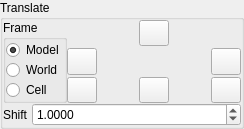
            <widget class="QGroupBox" name="TranslateGroup" >
             <property name="sizePolicy" >
              <sizepolicy>
               <hsizetype>1</hsizetype>
               <vsizetype>1</vsizetype>
               <horstretch>0</horstretch>
               <verstretch>0</verstretch>
              </sizepolicy>
             </property>
             <property name="title" >
              <string>Translate</string>
             </property>
             <layout class="QVBoxLayout" >
              <property name="margin" >
               <number>0</number>
              </property>
              <property name="spacing" >
               <number>0</number>
              </property>
              <item>
               <layout class="QHBoxLayout" >
                <property name="margin" >
                 <number>0</number>
                </property>
                <property name="spacing" >
                 <number>0</number>
                </property>
                <item>
                 <widget class="QGroupBox" name="TranslateFrameGroup" >
                  <property name="sizePolicy" >
                   <sizepolicy>
                    <hsizetype>7</hsizetype>
                    <vsizetype>0</vsizetype>
                    <horstretch>0</horstretch>
                    <verstretch>0</verstretch>
                   </sizepolicy>
                  </property>
                  <property name="title" >
                   <string>Frame</string>
                  </property>
                  <layout class="QVBoxLayout" >
                   <property name="margin" >
                    <number>0</number>
                   </property>
                   <property name="spacing" >
                    <number>0</number>
                   </property>
                   <item>
                    <widget class="QRadioButton" name="TranslateModelFrameRadio" >
                     <property name="sizePolicy" >
                      <sizepolicy>
                       <hsizetype>0</hsizetype>
                       <vsizetype>0</vsizetype>
                       <horstretch>0</horstretch>
                       <verstretch>0</verstretch>
                      </sizepolicy>
                     </property>
                     <property name="text" >
                      <string>Model</string>
                     </property>
                     <property name="checked" >
                      <bool>true</bool>
                     </property>
                    </widget>
                   </item>
                   <item>
                    <widget class="QRadioButton" name="TranslateWorldFrameRadio" >
                     <property name="sizePolicy" >
                      <sizepolicy>
                       <hsizetype>0</hsizetype>
                       <vsizetype>0</vsizetype>
                       <horstretch>0</horstretch>
                       <verstretch>0</verstretch>
                      </sizepolicy>
                     </property>
                     <property name="text" >
                      <string>World</string>
                     </property>
                    </widget>
                   </item>
                   <item>
                    <widget class="QRadioButton" name="TranslateCellFrameRadio" >
                     <property name="sizePolicy" >
                      <sizepolicy>
                       <hsizetype>0</hsizetype>
                       <vsizetype>0</vsizetype>
                       <horstretch>0</horstretch>
                       <verstretch>0</verstretch>
                      </sizepolicy>
                     </property>
                     <property name="text" >
                      <string>Cell</string>
                     </property>
                    </widget>
                   </item>
                  </layout>
                 </widget>
                </item>
                <item>
                 <layout class="QVBoxLayout" >
                  <property name="margin" >
                   <number>0</number>
                  </property>
                  <property name="spacing" >
                   <number>2</number>
                  </property>
                  <item>
                   <layout class="QHBoxLayout" >
                    <property name="margin" >
                     <number>0</number>
                    </property>
                    <property name="spacing" >
                     <number>2</number>
                    </property>
                    <item>
                     <spacer>
                      <property name="orientation" >
                       <enum>Qt::Horizontal</enum>
                      </property>
                      <property name="sizeType" >
                       <enum>QSizePolicy::Expanding</enum>
                      </property>
                      <property name="sizeHint" >
                       <size>
                        <width>8</width>
                        <height>20</height>
                       </size>
                      </property>
                     </spacer>
                    </item>
                    <item>
                     <widget class="QPushButton" name="TranslatePosYButton" >
                      <property name="maximumSize" >
                       <size>
                        <width>30</width>
                        <height>30</height>
                       </size>
                      </property>
                      <property name="text" >
                       <string/>
                      </property>
                      <property name="icon" >
                       <iconset resource="icons.qrc" >:/arrows/icons/arrow_up.svg</iconset>
                      </property>
                     </widget>
                    </item>
                    <item>
                     <spacer>
                      <property name="orientation" >
                       <enum>Qt::Horizontal</enum>
                      </property>
                      <property name="sizeType" >
                       <enum>QSizePolicy::Expanding</enum>
                      </property>
                      <property name="sizeHint" >
                       <size>
                        <width>21</width>
                        <height>20</height>
                       </size>
                      </property>
                     </spacer>
                    </item>
                   </layout>
                  </item>
                  <item>
                   <layout class="QHBoxLayout" >
                    <property name="margin" >
                     <number>0</number>
                    </property>
                    <property name="spacing" >
                     <number>2</number>
                    </property>
                    <item>
                     <widget class="QPushButton" name="TranslateNegXButton" >
                      <property name="maximumSize" >
                       <size>
                        <width>30</width>
                        <height>30</height>
                       </size>
                      </property>
                      <property name="text" >
                       <string/>
                      </property>
                      <property name="icon" >
                       <iconset resource="icons.qrc" >:/arrows/icons/arrow_left.svg</iconset>
                      </property>
                     </widget>
                    </item>
                    <item>
                     <spacer>
                      <property name="orientation" >
                       <enum>Qt::Horizontal</enum>
                      </property>
                      <property name="sizeHint" >
                       <size>
                        <width>40</width>
                        <height>20</height>
                       </size>
                      </property>
                     </spacer>
                    </item>
                    <item>
                     <widget class="QPushButton" name="TranslatePosXButton" >
                      <property name="maximumSize" >
                       <size>
                        <width>30</width>
                        <height>30</height>
                       </size>
                      </property>
                      <property name="text" >
                       <string/>
                      </property>
                      <property name="icon" >
                       <iconset resource="icons.qrc" >:/arrows/icons/arrow_right.svg</iconset>
                      </property>
                     </widget>
                    </item>
                   </layout>
                  </item>
                  <item>
                   <layout class="QHBoxLayout" >
                    <property name="margin" >
                     <number>0</number>
                    </property>
                    <property name="spacing" >
                     <number>2</number>
                    </property>
                    <item>
                     <widget class="QPushButton" name="TranslateNegZButton" >
                      <property name="maximumSize" >
                       <size>
                        <width>30</width>
                        <height>30</height>
                       </size>
                      </property>
                      <property name="text" >
                       <string/>
                      </property>
                      <property name="icon" >
                       <iconset resource="icons.qrc" >:/arrows/icons/arrow_in.svg</iconset>
                      </property>
                     </widget>
                    </item>
                    <item>
                     <spacer>
                      <property name="orientation" >
                       <enum>Qt::Horizontal</enum>
                      </property>
                      <property name="sizeHint" >
                       <size>
                        <width>40</width>
                        <height>20</height>
                       </size>
                      </property>
                     </spacer>
                    </item>
                    <item>
                     <widget class="QPushButton" name="TranslateNegYButton" >
                      <property name="maximumSize" >
                       <size>
                        <width>30</width>
                        <height>30</height>
                       </size>
                      </property>
                      <property name="text" >
                       <string/>
                      </property>
                      <property name="icon" >
                       <iconset resource="icons.qrc" >:/arrows/icons/arrow_down.svg</iconset>
                      </property>
                     </widget>
                    </item>
                    <item>
                     <spacer>
                      <property name="orientation" >
                       <enum>Qt::Horizontal</enum>
                      </property>
                      <property name="sizeHint" >
                       <size>
                        <width>40</width>
                        <height>20</height>
                       </size>
                      </property>
                     </spacer>
                    </item>
                    <item>
                     <widget class="QPushButton" name="TranslatePosZButton" >
                      <property name="maximumSize" >
                       <size>
                        <width>30</width>
                        <height>30</height>
                       </size>
                      </property>
                      <property name="text" >
                       <string/>
                      </property>
                      <property name="icon" >
                       <iconset resource="icons.qrc" >:/arrows/icons/arrow_out.svg</iconset>
                      </property>
                     </widget>
                    </item>
                   </layout>
                  </item>
                 </layout>
                </item>
               </layout>
              </item>
              <item>
               <layout class="QHBoxLayout" >
                <property name="margin" >
                 <number>0</number>
                </property>
                <property name="spacing" >
                 <number>4</number>
                </property>
                <item>
                 <widget class="QLabel" name="label_7" >
                  <property name="sizePolicy" >
                   <sizepolicy>
                    <hsizetype>1</hsizetype>
                    <vsizetype>5</vsizetype>
                    <horstretch>0</horstretch>
                    <verstretch>0</verstretch>
                   </sizepolicy>
                  </property>
                  <property name="text" >
                   <string>Shift</string>
                  </property>
                  <property name="buddy" >
                   <cstring>TranslateShiftSpin</cstring>
                  </property>
                 </widget>
                </item>
                <item>
                 <widget class="QDoubleSpinBox" name="TranslateShiftSpin" >
                  <property name="sizePolicy" >
                   <sizepolicy>
                    <hsizetype>7</hsizetype>
                    <vsizetype>0</vsizetype>
                    <horstretch>0</horstretch>
                    <verstretch>0</verstretch>
                   </sizepolicy>
                  </property>
                  <property name="decimals" >
                   <number>4</number>
                  </property>
                  <property name="value" >
                   <double>1.000000000000000</double>
                  </property>
                 </widget>
                </item>
               </layout>
              </item>
             </layout>
            </widget>
